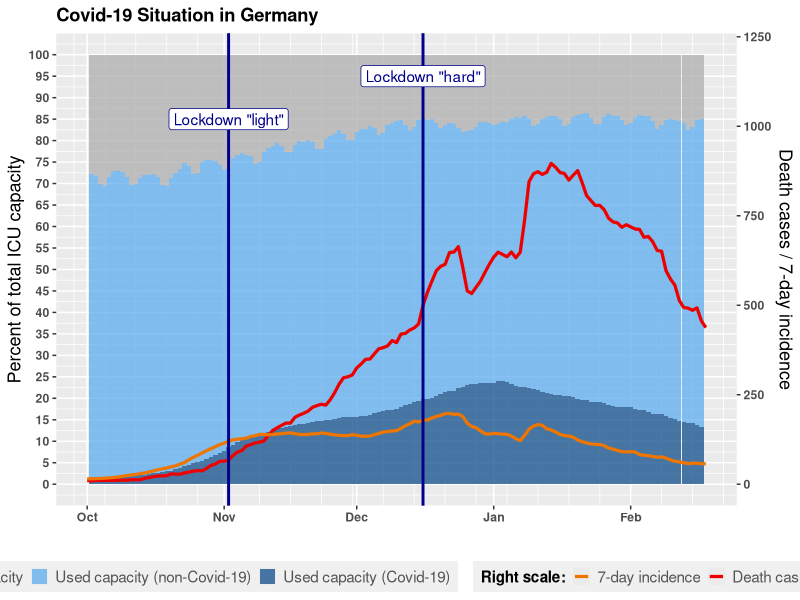

R code for this plot:
library(ggplot2)
library(reshape2)
library(scales)
library(tidyverse)
library(lubridate)
library(stringr)



# --------------- Support functions --------------- 

# Moving average
ma <- function(x, order = 7) {
  res <- c()
  for(i in 1:NROW(x)) { 
    if(i < order) res <- append(res, NA)
    else res <- append(res, mean(x[c(i:(i-order+1))], na.rm = TRUE))
  }
  return(res)
}



# --------------- Data on ICU capacity and its usage --------------- 

divi <- read.csv("icu_usage.csv", header = TRUE, sep =";")
divi <- divi[divi$Bundesland == "DEUTSCHLAND",]
divi <- divi[, c(1,4,5,6)]
names(divi) <- c("date", "covid", "used", "free")

divi$date <- ymd(substr(divi$date, 1, 10))
divi$capacity <- divi$used + divi$free
divi$usedp <- (divi$used / divi$capacity) * 100
divi$freep <- 100 - divi$usedp
divi$covidp <- (divi$covid / divi$capacity) * 100
divi$noncovidp <- divi$usedp - divi$covidp

divi <- divi[divi$date >= ymd("2020-10-01"), ]

divi <- divi[,c ("date", "freep", "noncovidp", "covidp")]



# --------------- Data on deaths and incidence --------------- 

deaths <- as_tibble(read.csv("deaths.csv", sep = ";", header = TRUE, stringsAsFactors = FALSE))
deaths <- deaths[,c(1,2,4,5,6)]
names(deaths) <- c("date", "cases", "newcases", "deaths", "newdeaths")
deaths$date <- dmy(deaths$date)
deaths$newdeaths <- ma(deaths$newdeaths)

inc <- as_tibble(read.csv("incidence.csv", sep = ";", dec = ",", header = TRUE, stringsAsFactors = FALSE))[17, -1]
inc <- t(inc)
inc <- cbind(inc, row.names(inc))
inc <- as_tibble(inc)
inc <- inc[!is.na(inc[,1]),]
inc <- inc[2:NROW(inc),]
names(inc) <- c("incidence", "date")
inc$date <- dmy(str_replace(inc$date, "X", ""))
class(inc$incidence) <- "numeric"



# --------------- Merge and melt dataset --------------- 

full <- inner_join(divi, deaths, by =c("date"))
full <- inner_join(full, inc, by =c("date"))
full.long <- melt(full, id.vars = "date", value.name = "val")



# --------------- Graphs --------------- 

coeff1 <- 12
graph <- ggplot() +
  geom_bar(data = subset(full.long, variable %in% c("freep", "covidp", "noncovidp")), aes(x = date, y = val, fill = variable), stat = "identity", width = 1, alpha = 0.75) +
  geom_line(data = subset(full.long, variable %in% c("newdeaths")), aes(x = date, y = val/coeff1, color = "red3"), size = 1.1) +
  geom_line(data = subset(full.long, variable %in% c("incidence")), aes(x = date, y = val/coeff1, color = "darkorange2"), size = 1.1) +
  geom_vline(xintercept = ymd("2020-12-16"), linetype="solid", color = "blue4", size=1) +
  geom_vline(xintercept = ymd("2020-11-02"), linetype="solid", color = "blue4", size=1) +
  geom_label(aes(x = ymd("2020-11-02"), y = 85, label = "Lockdown \"light\""), fill = "white", color = "blue4") +
  geom_label(aes(x = ymd("2020-12-16"), y = 95, label = "Lockdown \"hard\""), fill = "white", color = "blue4") +
  scale_fill_manual(values = c("gray68", "steelblue2", "dodgerblue4"), labels = c("Free capacity","Used capacity (non-Covid-19)","Used capacity (Covid-19)")) +
  scale_color_manual(values = c("darkorange2", "red2"), labels = c("7-day incidence", "Death cases (7-day rolling average)")) +
  scale_y_continuous(breaks = seq(0, 100, 5),
              sec.axis = sec_axis(~.*coeff1, name = "Death cases / 7-day incidence")) +
  scale_x_date(date_breaks = waiver(), date_minor_breaks = "1 week", limits = c(min(full.long$date), max(full.long$date))) +
  labs(title = "Covid-19 Situation in Germany", x = "", y = "Percent of total ICU capacity", fill = "Left scale:", color = "Right scale:") +
  theme(text = element_text(size = 11, face = "bold"), legend.text = element_text(size = 11, colour = "grey33", face = "plain"), legend.position = "bottom", legend.key.size = unit(12, "points"), legend.background = element_rect(fill = "gray94"), axis.title = element_text(size = 13, face = "plain"))
